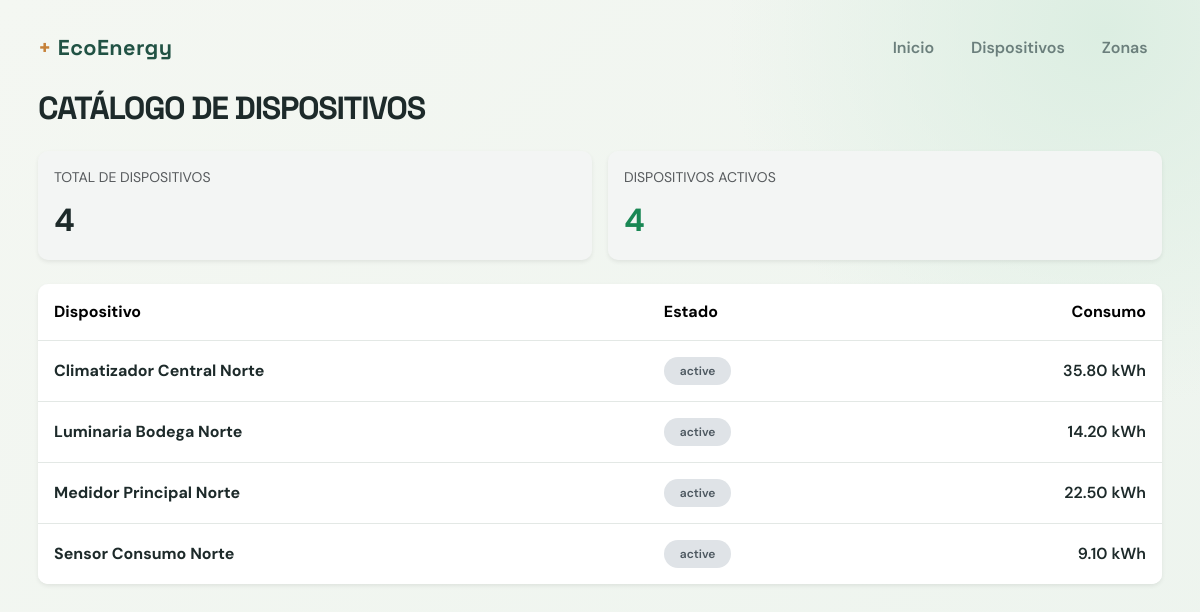
Screenshot of /dispositivos/ (signed in) with the database file from the repository.
### dispositivos/models.py (models this page shows, shortened)
class BaseModel(models.Model):
	created_at = models.DateTimeField(auto_now_add=True)
	updated_at = models.DateTimeField(auto_now=True)
	deleted_at = models.DateTimeField(null=True, blank=True)
	class Meta:
		abstract = True

class Device(BaseModel):
	STATUS_ACTIVE = "active"
	STATUS_MAINTENANCE = "maintenance"
	STATUS_RETIRED = "retired"
	STATUS_CHOICES = (
		(STATUS_ACTIVE, "Active"),
		(STATUS_MAINTENANCE, "Maintenance"),
		(STATUS_RETIRED, "Retired"),
	)
	name = models.CharField(max_length=120)
	organization = models.ForeignKey(
		"Organization",
		on_delete=models.PROTECT,
		related_name="devices",
	)
	serial_number = models.CharField(max_length=80, unique=True, null=True, blank=True)
	category = models.ForeignKey(
		Category,
		on_delete=models.PROTECT,
		related_name="devices",
	)
	zone = models.ForeignKey(
		Zone,
		on_delete=models.PROTECT,
		related_name="devices",
	)
	status = models.CharField(max_length=20, choices=STATUS_CHOICES, default=STATUS_ACTIVE)
	consumption_kwh = models.DecimalField(max_digits=10, decimal_places=2, default=0)
	class Meta:
		ordering = ("name",)
		verbose_name = "device"
		verbose_name_plural = "devices"
		indexes = [models.Index(fields=("organization", "status"))]

### dispositivos/views.py (the view)
# urls.py: path("dispositivos/", views.catalogo, name="catalogo"),
def catalogo(request):
    dispositivos = cargar_dispositivos(_organization_id(request))
    activos = sum(1 for item in dispositivos if item.get("estado") == Device.STATUS_ACTIVE)
    contexto = {
        "dispositivos": dispositivos,
        "total": len(dispositivos),
        "total_activos": activos,
    }
    return render(request, "dispositivos/catalogo.html", contexto)

### dispositivos/services.py (called while the page is built)
def cargar_dispositivos(organization_id=None):
    queryset = Device.objects.filter(deleted_at__isnull=True)
    if organization_id is not None:
        queryset = queryset.filter(organization_id=organization_id)
    return list(
        queryset
        .select_related("category", "zone", "organization")
        .values(
            "id",
            "serial_number",
            nombre=F("name"),
            estado=F("status"),
            consumo_kwh=F("consumption_kwh"),
            zona_id=F("zone_id"),
            categoria_id=F("category_id"),
            categoria=F("category__name"),
            zona=F("zone__name"),
        )
    )

### dispositivos/views.py (called while the page is built)
def _organization_id(request):
    if request.user.is_authenticated:
        profile = getattr(request.user, "profile", None)
        return profile.organization_id if profile else None
    return None

### templates/dispositivos/catalogo.html (shortened to what this page needs)
{% extends "base.html" %}
{% block content %}
<div class="container-fluid px-0">
    <h1 class="fw-bold text-uppercase mb-4" style="font-size: clamp(2rem, 2vw, 2.5rem); letter-spacing: -0.04em; color: #1d2a2a;">Catálogo de dispositivos</h1>
    <div class="row g-3 mb-4">
        <div class="col-md-6">
            <div class="card border-0 shadow-sm h-100" style="background: #f3f5f4; border: 1px solid #dfe6e3; border-radius: 10px;">
                <div class="card-body p-3">
                    <div class="text-muted small text-uppercase">Total de dispositivos</div>
                    <div class="mt-2 fw-bold" style="font-size: 2rem; color: #1d2a2a;">{{ total }}</div>
                </div>
            </div>
        </div>
        <div class="col-md-6">
            <div class="card border-0 shadow-sm h-100" style="background: #f3f5f4; border: 1px solid #dfe6e3; border-radius: 10px;">
                <div class="card-body p-3">
                    <div class="text-muted small text-uppercase">Dispositivos activos</div>
                    <div class="mt-2 fw-bold text-success" style="font-size: 2rem;">{{ total_activos }}</div>
                </div>
            </div>
        </div>
    </div>
    <div class="card border-0 shadow-sm overflow-hidden" style="border: 1px solid #dfe6e3; border-radius: 10px;">
        <div class="card-body p-0">
            {% if dispositivos %}
                <div class="table-responsive">
                    <table class="table table-borderless align-middle mb-0">
                        <thead style="background: #eceeed; color: #1d2a2a;">
                            <tr>
                                <th scope="col" class="px-3 py-3 fw-bold">Dispositivo</th>
                                <th scope="col" class="py-3 fw-bold">Estado</th>
                                <th scope="col" class="text-end px-3 py-3 fw-bold">Consumo</th>
                            </tr>
                        </thead>
                        <tbody>
                            {% for dispositivo in dispositivos %}
                                <tr style="border-top: 1px solid #e3e8e5;">
                                    <td class="px-3 py-3 fw-bold" style="color: #1d2a2a;">{{ dispositivo.nombre }}</td>
                                    <td class="py-3">
                                        {% if dispositivo.estado == 'Activo' %}
                                            <span class="badge rounded-pill px-3 py-2" style="background: #dfeee4; color: #2c6d4d; font-weight: 600;">{{ dispositivo.estado }}</span>
                                        {% else %}
                                            <span class="badge rounded-pill px-3 py-2" style="background: #dfe3e7; color: #4d5860; font-weight: 600;">{{ dispositivo.estado }}</span>
                                        {% endif %}
                                    </td>
                                    <td class="text-end px-3 py-3 fw-semibold" style="color: #1d2a2a;">{{ dispositivo.consumo_kwh }} kWh</td>
                                </tr>
                            {% endfor %}
                        </tbody>
                    </table>
                </div>
            {% else %}
                <div class="text-center p-5">
                    <h2 class="h5 fw-bold mb-2">No hay dispositivos registrados</h2>
                    <p class="text-muted mb-0">Cuando agregues dispositivos, aparecerán aquí.</p>
                </div>
            {% endif %}
        </div>
    </div>
</div>
{% endblock %}

### templates/base.html (style rules this page uses)
:root { --ink: #172a2a; --muted: #6b7f7c; --paper: #f4f7f2; --panel: #ffffff; --line: #dce7df; --green: #2f765b; --green-dark: #215244; --mint: #dceee2; --amber: #c68139; --danger: #dc3545; --soft-red: #f9e7e7; }
body { margin: 0; color: var(--ink); background: var(--paper); font-family: "DM Sans", sans-serif; }
body::before { position: fixed; inset: 0; background: radial-gradient(circle at 92% 4%, #dceee2 0, transparent 28%), linear-gradient(135deg, #f4f7f2 0%, #edf4ee 100%); content: ""; z-index: -1; }
h1, h2, h3, .brand { font-family: "Space Grotesk", sans-serif; }

### rows the page displays
Device: nombre "Climatizador Central Norte", estado "active", consumo_kwh "35.80"
Device: nombre "Luminaria Bodega Norte", estado "active", consumo_kwh "14.20"
Device: nombre "Medidor Principal Norte", estado "active", consumo_kwh "22.50"
Device: nombre "Sensor Consumo Norte", estado "active", consumo_kwh "9.10"

### other values shown
{{ total }} "4"
{{ total_activos }} "4"
